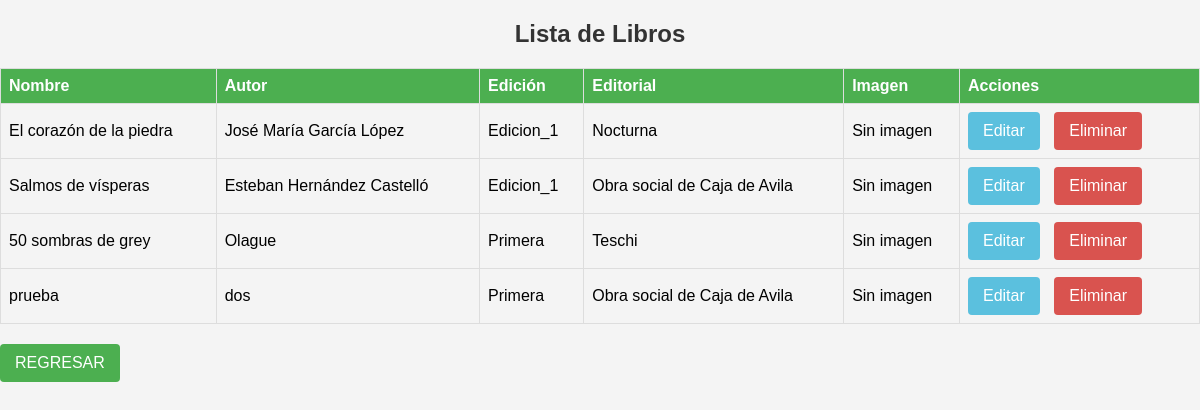
/lista_libros/, run on an earlier commit of the app's database.
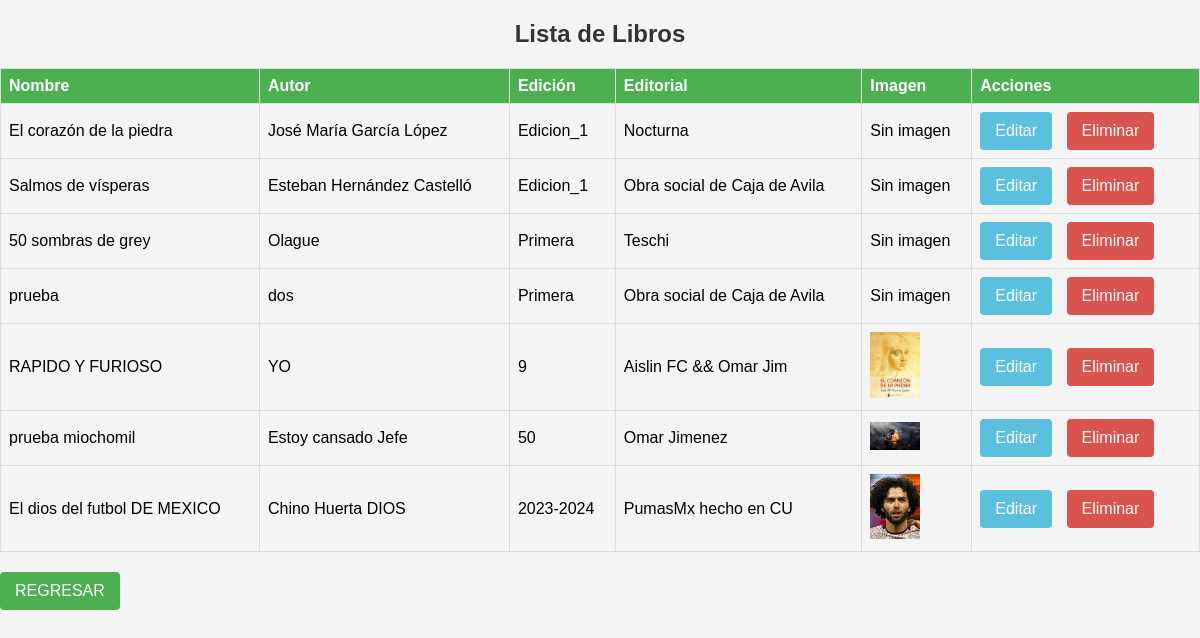
And on a later commit of the database.
### api/models.py (models this page shows, shortened)
class Libro(models.Model):
    Nombre_Libro = models.CharField(max_length=255)
    Autor = models.CharField(max_length=255)
    Edicion = models.CharField(max_length=50)
    Editorial = models.CharField(max_length=100)
    Imagen = models.ImageField(upload_to='libros_imagenes/', null=True, blank=True)

### api/views.py (the view)
# urls.py: path('lista_libros/', lista_libros, name='lista_libros'),
def lista_libros(request):
    libros = Libro.objects.all()
    return render(request, 'lista_libros.html', {'libros': libros})

### api/templates/lista_libros.html (shortened to what this page needs)
{% load static %}
<!DOCTYPE html>
<html lang="en">
<head>
    <link rel="stylesheet"  href="{% static 'css/lista_libros.css' %}">
</head>
<body>
  <h2>Lista de Libros</h2>
  <table>
    <thead>
        <tr>
            <th>Nombre</th>
            <th>Autor</th>
            <th>Edición</th>
            <th>Editorial</th>
            <th>Imagen</th>
            <th>Acciones</th>
        </tr>
    </thead>
    <tbody>
        {% for libro in libros %}
            <tr>
                <td>{{ libro.Nombre_Libro }}</td>
                <td>{{ libro.Autor }}</td>
                <td>{{ libro.Edicion }}</td>
                <td>{{ libro.Editorial }}</td>
                <td>
                    {% if libro.Imagen %}
                        <img src="{{ libro.Imagen.url }}" alt="{{ libro.Nombre_Libro }}" width="50">
                    {% else %}
                        Sin imagen
                    {% endif %}
                </td>
                <td>
                    <a href="{% url 'editar_libro' libro.id %}" class="btn-editar">Editar</a>
                    <a href="{% url 'eliminar_libro' libro.id %}" class="btn-eliminar">Eliminar</a>
                </td>
            </tr>
        {% endfor %}
    </tbody>
  </table>
  <a href="{% url 'index' %}" class="btn-regresar">REGRESAR</a>
</body>
</html>

### api/static/css/lista_libros.css (style rules this page uses)
body { font-family: 'Arial', sans-serif; background-color: #f4f4f4; margin: 0; padding: 0; }
h2 { color: #333; text-align: center; margin-top: 20px; }
table { width: 100%; border-collapse: collapse; margin-top: 20px; }
th, td { border: 1px solid #ddd; padding: 8px; text-align: left; }
th { background-color: #4caf50; color: white; }
a.btn-editar { display: inline-block; background-color: #5bc0de; color: #fff; padding: 10px 15px; text-decoration: none; border-radius: 4px; margin-right: 10px; }
a.btn-eliminar { display: inline-block; background-color: #d9534f; color: #fff; padding: 10px 15px; text-decoration: none; border-radius: 4px; margin-right: 10px; }
a.btn-regresar { display: inline-block; background-color: #4caf50; color: #fff; padding: 10px 15px; text-decoration: none; border-radius: 4px; margin-top: 20px; }

What changed in the data, as far as the page shows it:
added Libro: Nombre_Libro "RAPIDO Y FURIOSO", Autor "YO", Edicion "9", Editorial "Aislin FC && Omar Jim", Imagen (picture)
added Libro: Nombre_Libro "prueba miochomil", Autor "Estoy cansado Jefe", Edicion "50", Editorial "Omar Jimenez", Imagen (picture)
added Libro: Nombre_Libro "El dios del futbol DE MEXICO", Autor "Chino Huerta DIOS", Edicion "2023-2024", Editorial "PumasMx hecho en CU", Imagen (picture)
